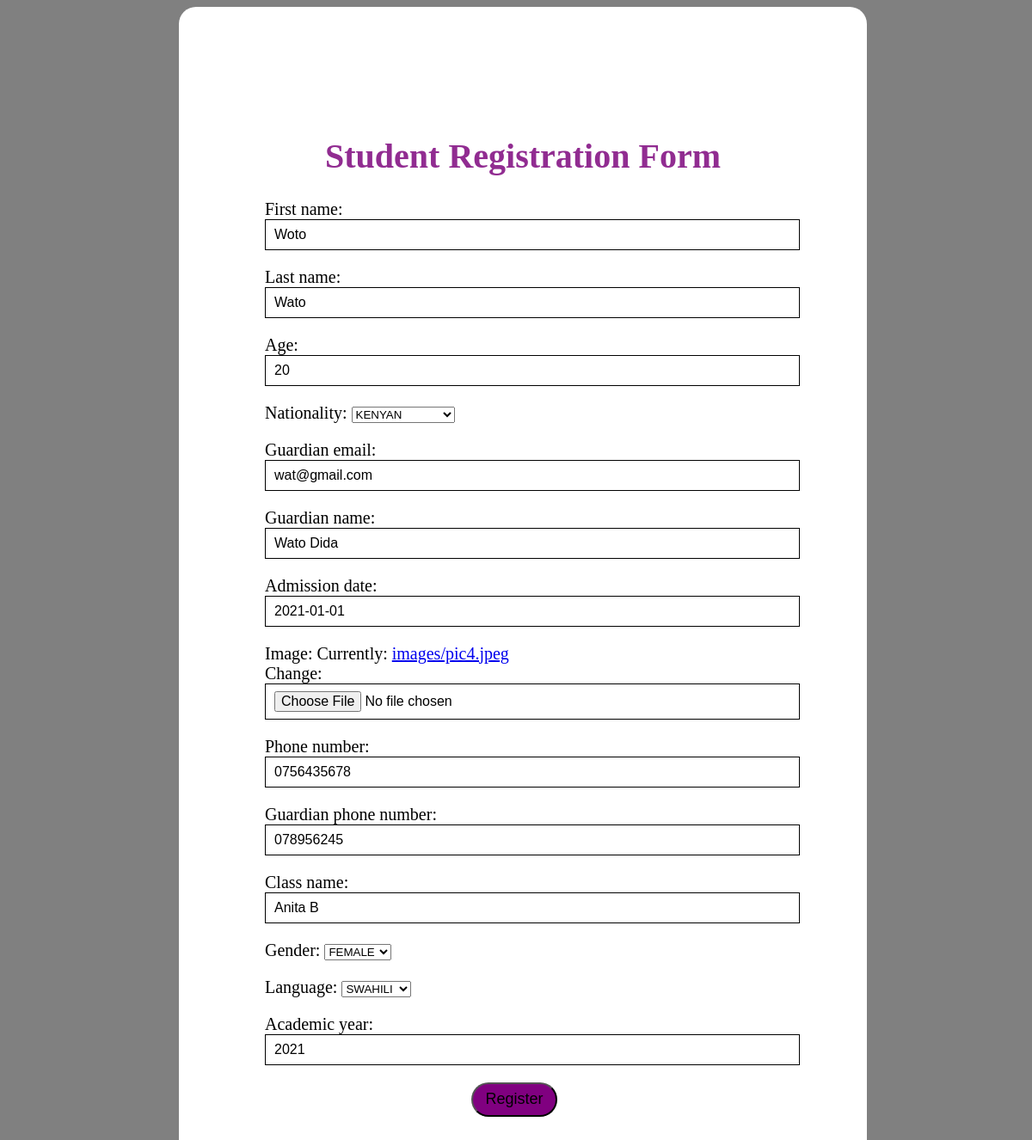
Screenshot of /student/edit/19 with the database file from the repository.
### student/models.py (models this page shows, shortened)
class Student(models.Model):
    first_name=models.CharField(max_length=12,default=30,null=True)
    last_name=models.CharField(max_length=10,default=20,null=True)
    age=models.PositiveSmallIntegerField()
    nations = [
        ("Kenyan","KENYAN"),
        ("Ugandan","UGANDAN"),
        ("Rwandan","RWANDAN"),
        ("South Sudan","SOUTH SUDAN")
    ]
    nationality=models.CharField(max_length=15,choices=nations,default="Kenyan")
    guardian_email=models.EmailField()
    guardian_name=models.CharField(max_length=12,default=20,null=True,blank=True)
    admission_date=models.DateField()
    image=models.ImageField(upload_to="images/",null=True)
    phone_number=models.CharField(max_length=12,default=30,null=True)
    guardian_phone_number=models.CharField(max_length=12,default=30,null=True)
    class_name=models.CharField(max_length=12,default=20,null=True)
    gender = [
        ("Female","FEMALE"),
        ("Male","MALE"),
        ("Others","OTHERS"),
    ]
    gender=models.CharField(max_length=15,choices=gender,default="Female")
    language = [
        ("English","ENGLISH"),
        ("Swahili","SWAHILI"),
    ]
    language=models.CharField(max_length=15,choices=language,default="English")
    academic_year=models.IntegerField(default=0)

### student/views.py (the view)
# urls.py: path("edit/<int:id>" , edit_student,name="edit_student"),
def edit_student(request,id):
    students=Student.objects.get(id=id)
    if request.method=="POST":
        form=StudentRegistrationForm(request.POST,instance=students)
        if form.is_valid():
            form.save()
    else:
        form=StudentRegistrationForm(instance=students)
    return render(request,"edit_student.html",{"form":form})

### student/forms.py
class StudentRegistrationForm(forms.ModelForm):
    class Meta:
        model=Student
        fields="__all__"

### student/templates/edit_student.html (shortened to what this page needs)
<!DOCTYPE html>
<html lang="en">
<head>
</head>
<body>
    <form method="POST" enctype="multipart/form-data">
        <div class="hello">
        </div>
        <h1>Student Registration Form</h1>
        {{form.as_p}}
        <a href="{% url 'student_list' %}">
        <button type="submit">Register</button>
    </form>
    </body>
    </html>

### student/templates/edit_student.html (style rules this page uses)
h1 { text-align: center; color:rgb(145, 44, 145); }
body { background-color:grey; width: 400px; height: 800px; font-size: 20px; }
form { background-color: white; margin-left: 200px; width: 600px; padding: 100px; font-size: 20px; border-radius: 20px; margin-right: 300px; }
input { width: 100%; outline: none; border: 1px solid; font-size: 16px; padding: 8px 10px; background-color:white; }
button { background-color: purple; align-items: 50%; margin-left: 40%; top: 20px; height: 40px; width: 100px; font-size: 18px; border-radius: 30px; }
.hello { margin-left: 15%; }

### rows the page displays
Student: first_name "Woto", last_name "Wato", age "20", nationality "KENYAN", guardian_email "wat@gmail.com", guardian_name "Wato Dida", admission_date "2021-01-01", phone_number "0756435678", guardian_phone_number "078956245", class_name "Anita B", gender "FEMALE", language "SWAHILI", academic_year "2021"
